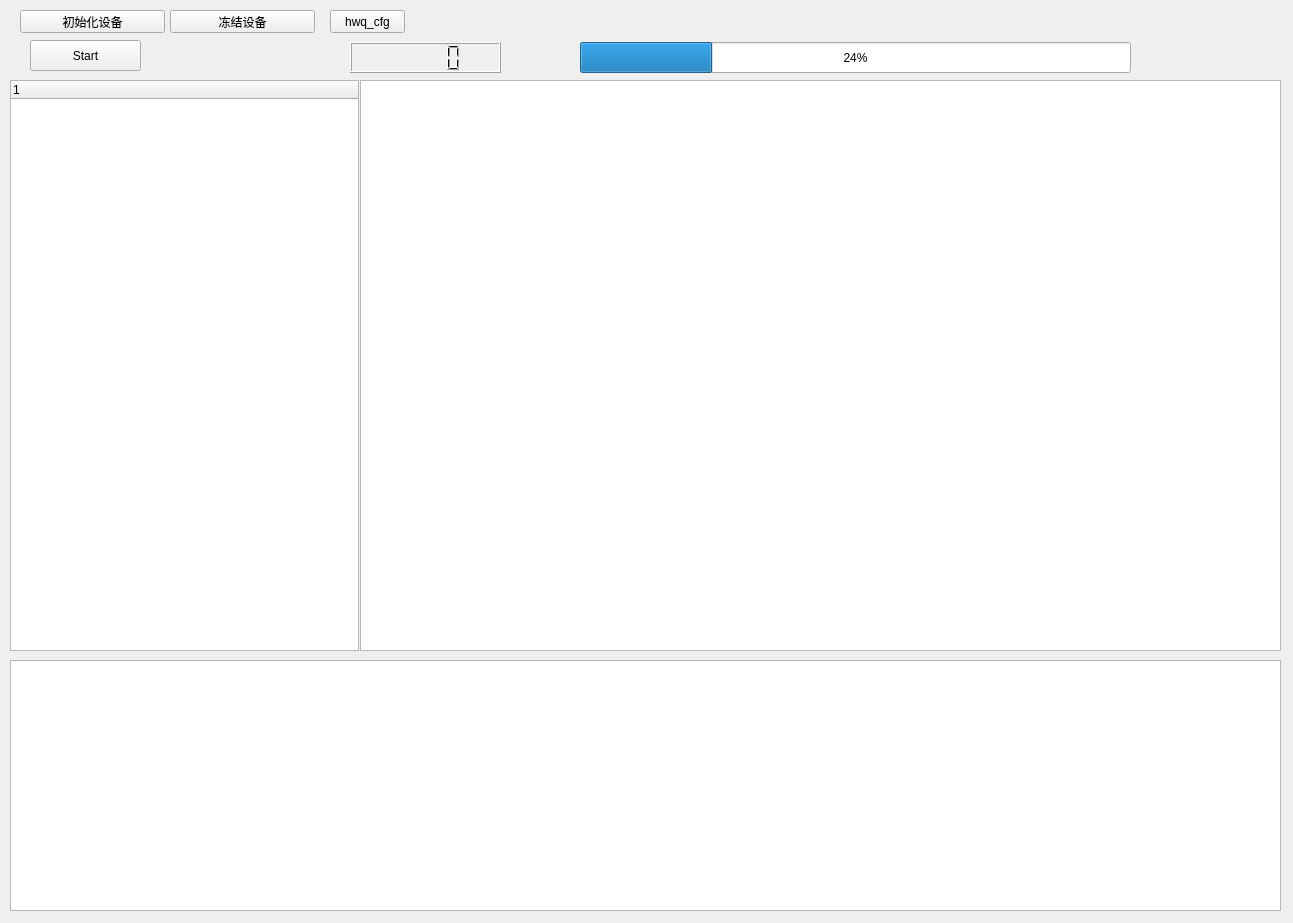
<?xml version="1.0" encoding="UTF-8"?>
<ui version="4.0">
 <class>Form</class>
 <widget class="QWidget" name="Form">
  <property name="geometry">
   <rect>
    <x>0</x>
    <y>0</y>
    <width>1293</width>
    <height>923</height>
   </rect>
  </property>
  <property name="windowTitle">
   <string>Form</string>
  </property>
  <widget class="QPushButton" name="hwq_cfg">
   <property name="geometry">
    <rect>
     <x>330</x>
     <y>10</y>
     <width>75</width>
     <height>23</height>
    </rect>
   </property>
   <property name="text">
    <string>hwq_cfg</string>
   </property>
  </widget>
  <widget class="QTreeWidget" name="treeWidget">
   <property name="geometry">
    <rect>
     <x>10</x>
     <y>80</y>
     <width>349</width>
     <height>571</height>
    </rect>
   </property>
   <column>
    <property name="text">
     <string notr="true">1</string>
    </property>
   </column>
  </widget>
  <widget class="QTableWidget" name="tableWidget">
   <property name="geometry">
    <rect>
     <x>360</x>
     <y>80</y>
     <width>921</width>
     <height>571</height>
    </rect>
   </property>
  </widget>
  <widget class="QPushButton" name="pushButton_start">
   <property name="geometry">
    <rect>
     <x>30</x>
     <y>40</y>
     <width>111</width>
     <height>31</height>
    </rect>
   </property>
   <property name="text">
    <string>Start</string>
   </property>
  </widget>
  <widget class="QPushButton" name="open_button">
   <property name="geometry">
    <rect>
     <x>20</x>
     <y>10</y>
     <width>145</width>
     <height>23</height>
    </rect>
   </property>
   <property name="text">
    <string>初始化设备</string>
   </property>
  </widget>
  <widget class="QPushButton" name="close_button">
   <property name="geometry">
    <rect>
     <x>170</x>
     <y>10</y>
     <width>145</width>
     <height>23</height>
    </rect>
   </property>
   <property name="text">
    <string>冻结设备</string>
   </property>
  </widget>
  <widget class="QTextBrowser" name="textBrowser">
   <property name="geometry">
    <rect>
     <x>10</x>
     <y>660</y>
     <width>1271</width>
     <height>251</height>
    </rect>
   </property>
   <property name="cursor" stdset="0">
    <cursorShape>ArrowCursor</cursorShape>
   </property>
   <property name="focusPolicy">
    <enum>Qt::NoFocus</enum>
   </property>
  </widget>
  <widget class="QProgressBar" name="pbar">
   <property name="geometry">
    <rect>
     <x>580</x>
     <y>42</y>
     <width>551</width>
     <height>31</height>
    </rect>
   </property>
   <property name="value">
    <number>24</number>
   </property>
   <property name="textVisible">
    <bool>true</bool>
   </property>
   <property name="format">
    <string extracomment="hello">%p%</string>
   </property>
  </widget>
  <widget class="QLCDNumber" name="lcdNumber">
   <property name="geometry">
    <rect>
     <x>350</x>
     <y>42</y>
     <width>151</width>
     <height>31</height>
    </rect>
   </property>
  </widget>
  <zorder>hwq_cfg</zorder>
  <zorder>tableWidget</zorder>
  <zorder>treeWidget</zorder>
  <zorder>pushButton_start</zorder>
  <zorder>open_button</zorder>
  <zorder>close_button</zorder>
  <zorder>textBrowser</zorder>
  <zorder>pbar</zorder>
  <zorder>lcdNumber</zorder>
 </widget>
 <resources/>
 <connections/>
</ui>
